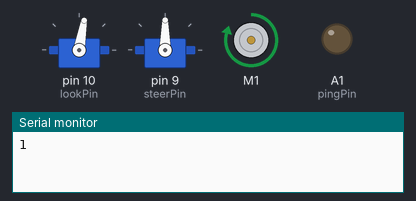
The sketch below on a simulated Arduino Uno, built with avr-gcc and run on an emulated ATmega328P. On the bench: 2 × servo, DC motor (green arrow = forward, orange = backward, longer = faster), output pins drawn as LEDs (lit = HIGH), the last lines printed to the serial monitor.

Above: at 2.1 s.
At 5.1 s:
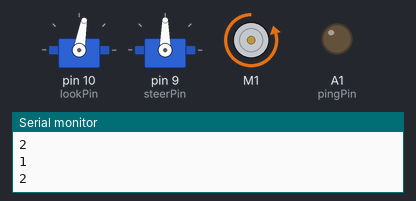
Timing chart, 0 to 6.2 s (numbered marks = the images above):
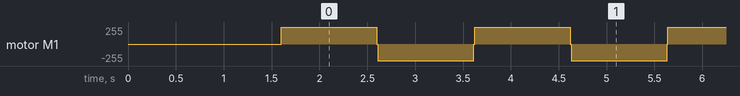

Measured:
- by itself, motor M1: repeats every 2.0 s: stopped 0.01 s, backward 250/255 1.0 s, stopped 0.01 s, forward 250/255 1.0 s

The sketch:

motortest.ino
```cpp
#include <AFMotor.h>
#include <Servo.h>


AF_DCMotor motor(1, MOTOR12_64KHZ); // create motor

int lookPin = 10; // distace sensor servo servo 1 on motor shield
int steerPin = 9;  // rear steering servo servo 2 on sensor shield
Servo lookServo;
Servo steerServo;

int pingPin = A1; // Analog pin 1 used for the Ping Pin (Trig)
int inPin = A2; // Analog pin 2 used for the Echo Pin (Echo)
unsigned long duration, inches;
int indec, cmdec;
int inchconv = 147; // ratio between puls width and inches
int cmconv = 59; // ratio between pulse width and cm
String s1, s2, s3;
int lookCentre = 80; // centre setting adjust figure or adjust servo horn
int steerCentre = 90;  // centre setting adjust figure or adjust servo horn
int i = 0;

void setup()
{
  Serial.begin(9600);
  pinMode(pingPin, OUTPUT);
  pinMode(inPin, INPUT);
  lookServo.attach(lookPin,1000,2000);
  look(0);
  steerServo.attach(steerPin, 1000, 2000);
  steer(0);
}

void loop()
{
   forward(250);
   delay(1000);
   halt();
   reverse(250);
   delay(1000);
   halt();
}

void forward (int spd)
{
  Serial.println(1);
  motor.run(FORWARD);
  motor.setSpeed(spd);
}

void reverse(int spd)
{
  Serial.println(2);
  motor.run(BACKWARD);
  motor.setSpeed(spd);
 }

 void halt()
{
  motor.run(RELEASE);
  delay(10);
}

void steer(int angle)
{
  steerServo.write(steerCentre + angle);
  delay(800); // wait for servo to get there
}

void look (int angle)
{
  lookServo.write(lookCentre + angle);
  delay (800); //wait for servo to get there
}
```
